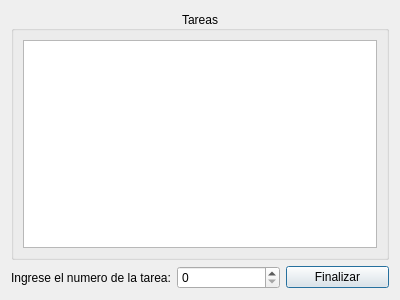
<?xml version="1.0" encoding="UTF-8"?>
<ui version="4.0">
 <class>FinalizarTarea</class>
 <widget class="QDialog" name="FinalizarTarea">
  <property name="geometry">
   <rect>
    <x>0</x>
    <y>0</y>
    <width>400</width>
    <height>300</height>
   </rect>
  </property>
  <property name="windowTitle">
   <string>Finalizar Tarea</string>
  </property>
  <property name="windowIcon">
   <iconset resource="Recursos.qrc">
    <normaloff>:/iconos/Recursos/lista-de-tareas.png</normaloff>:/iconos/Recursos/lista-de-tareas.png</iconset>
  </property>
  <layout class="QGridLayout" name="gridLayout">
   <item row="0" column="0" colspan="3">
    <widget class="QGroupBox" name="groupBox">
     <property name="title">
      <string>Tareas</string>
     </property>
     <property name="alignment">
      <set>Qt::AlignCenter</set>
     </property>
     <layout class="QHBoxLayout" name="horizontalLayout">
      <item>
       <widget class="QTableWidget" name="outTareas"/>
      </item>
     </layout>
    </widget>
   </item>
   <item row="1" column="0">
    <widget class="QLabel" name="label">
     <property name="text">
      <string>Ingrese el numero de la tarea:</string>
     </property>
    </widget>
   </item>
   <item row="1" column="1">
    <widget class="QSpinBox" name="inNumero"/>
   </item>
   <item row="1" column="2">
    <widget class="QPushButton" name="cmdFinalizar">
     <property name="text">
      <string>Finalizar</string>
     </property>
    </widget>
   </item>
  </layout>
 </widget>
 <resources>
  <include location="Recursos.qrc"/>
 </resources>
 <connections/>
</ui>
